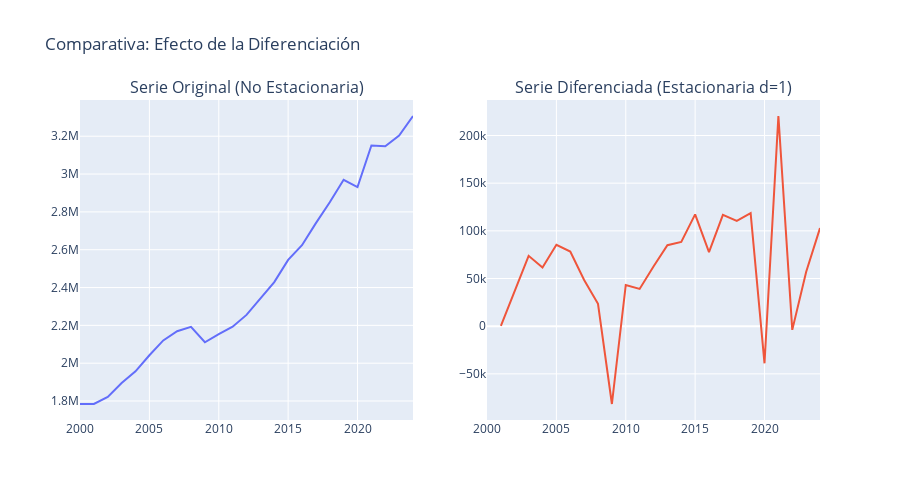

The cell this chart's notebook holds for it:
### Code cell
# @title Prueba de Dickey-Fuller y Diferenciación
def check_stationarity(series, title="Serie Original"):
    result = adfuller(series.dropna())
    print(f'ADF Test: {title}')
    print(f'Estadístico ADF: {result[0]:.4f}')
    print(f'p-value: {result[1]:.4f}')
    is_stationary = result[1] < 0.05
    print(f"¿Es estacionaria? {'SÍ' if is_stationary else 'NO'}\n")
    return is_stationary

# 1. Revisamos la serie original
check_stationarity(df['value'], "Nivel Original")

# 2. Aplicamos Primera Diferencia (d=1)
df['diff_1'] = df['value'].diff()

# 3. Revisamos la serie diferenciada
check_stationarity(df['diff_1'], "Primera Diferencia (d=1)")

# Creamos una figura con 2 columnas (Subplots)
fig = make_subplots(
    rows=1, cols=2,
    subplot_titles=("Serie Original (No Estacionaria)", "Serie Diferenciada (Estacionaria d=1)")
)

# Gráfico 1: Serie Original
fig.add_trace(
    go.Scatter(x=df.index, y=df['value'], name='Original'),
    row=1, col=1
)

# Gráfico 2: Serie Diferenciada
fig.add_trace(
    go.Scatter(x=df.index, y=df['diff_1'], name='Diferenciada'),
    row=1, col=2
)

# Ajustes de diseño
fig.update_layout(
    title_text="Comparativa: Efecto de la Diferenciación",
    showlegend=False, # Ocultamos leyenda
    height=500
)

fig.show()

### Figure 1 — Plotly figure (JSON) as saved in the notebook; plotly's stock layout.template omitted (floating-point values rounded to 4 significant figures)
{"data": [{"name": "Original", "type": "scatter", "x": ["2000-01-01T00:00:00.000000", "2001-01-01T00:00:00.000000", "2002-01-01T00:00:00.000000", "2003-01-01T00:00:00.000000", "2004-01-01T00:00:00.000000", "2005-01-01T00:00:00.000000", "2006-01-01T00:00:00.000000", "2007-01-01T00:00:00.000000", "2008-01-01T00:00:00.000000", "2009-01-01T00:00:00.000000", "2010-01-01T00:00:00.000000", "2011-01-01T00:00:00.000000", "2012-01-01T00:00:00.000000", "2013-01-01T00:00:00.000000", "2014-01-01T00:00:00.000000", "2015-01-01T00:00:00.000000", "2016-01-01T00:00:00.000000", "2017-01-01T00:00:00.000000", "2018-01-01T00:00:00.000000", "2019-01-01T00:00:00.000000", "2020-01-01T00:00:00.000000", "2021-01-01T00:00:00.000000", "2022-01-01T00:00:00.000000", "2023-01-01T00:00:00.000000", "2024-01-01T00:00:00.000000"], "xaxis": "x", "y": [1784000.0, 1785000.0, 1822000.0, 1895000.0, 1957000.0, 2042000.0, 2120000.0, 2169000.0, 2192000.0, 2111000.0, 2154000.0, 2193000.0, 2255000.0, 2340000.0, 2429000.0, 2546000.0, 2624000.0, 2741000.0, 2851000.0, 2970000.0, 2931000.0, 3151000.0, 3147000.0, 3204000.0, 3307000.0], "yaxis": "y"}, {"name": "Diferenciada", "type": "scatter", "x": ["2000-01-01T00:00:00.000000", "2001-01-01T00:00:00.000000", "2002-01-01T00:00:00.000000", "2003-01-01T00:00:00.000000", "2004-01-01T00:00:00.000000", "2005-01-01T00:00:00.000000", "2006-01-01T00:00:00.000000", "2007-01-01T00:00:00.000000", "2008-01-01T00:00:00.000000", "2009-01-01T00:00:00.000000", "2010-01-01T00:00:00.000000", "2011-01-01T00:00:00.000000", "2012-01-01T00:00:00.000000", "2013-01-01T00:00:00.000000", "2014-01-01T00:00:00.000000", "2015-01-01T00:00:00.000000", "2016-01-01T00:00:00.000000", "2017-01-01T00:00:00.000000", "2018-01-01T00:00:00.000000", "2019-01-01T00:00:00.000000", "2020-01-01T00:00:00.000000", "2021-01-01T00:00:00.000000", "2022-01-01T00:00:00.000000", "2023-01-01T00:00:00.000000", "2024-01-01T00:00:00.000000"], "xaxis": "x2", "y": [NaN, 247.1, 36940.0, 73780.0, 61460.0, 85400.0, 78290.0, 48500.0, 23390.0, -81650.0, 43170.0, 39030.0, 62550.0, 84900.0, 88340.0, 117300.0, 77730.0, 116800.0, 110400.0, 118600.0, -38950.0, 220500.0, -3901.0, 56800.0, 102900.0], "yaxis": "y2"}], "layout": {"annotations": [{"font": {"size": 16}, "showarrow": false, "text": "Serie Original (No Estacionaria)", "x": 0.225, "xanchor": "center", "xref": "paper", "y": 1, "yanchor": "bottom", "yref": "paper"}, {"font": {"size": 16}, "showarrow": false, "text": "Serie Diferenciada (Estacionaria d=1)", "x": 0.775, "xanchor": "center", "xref": "paper", "y": 1, "yanchor": "bottom", "yref": "paper"}], "height": 500, "showlegend": false, "title": {"text": "Comparativa: Efecto de la Diferenciación"}, "xaxis": {"anchor": "y", "domain": [0, 0.45]}, "xaxis2": {"anchor": "y2", "domain": [0.55, 1]}, "yaxis": {"anchor": "x", "domain": [0, 1]}, "yaxis2": {"anchor": "x2", "domain": [0, 1]}}}
